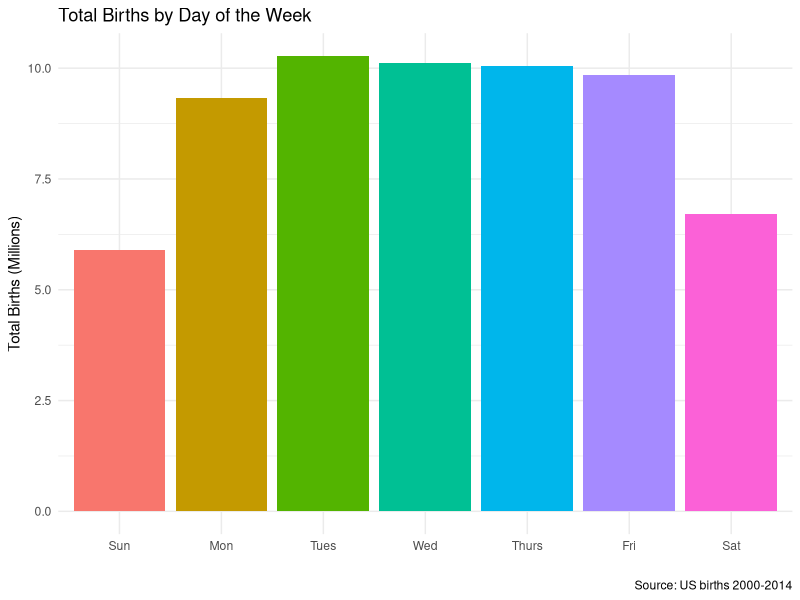
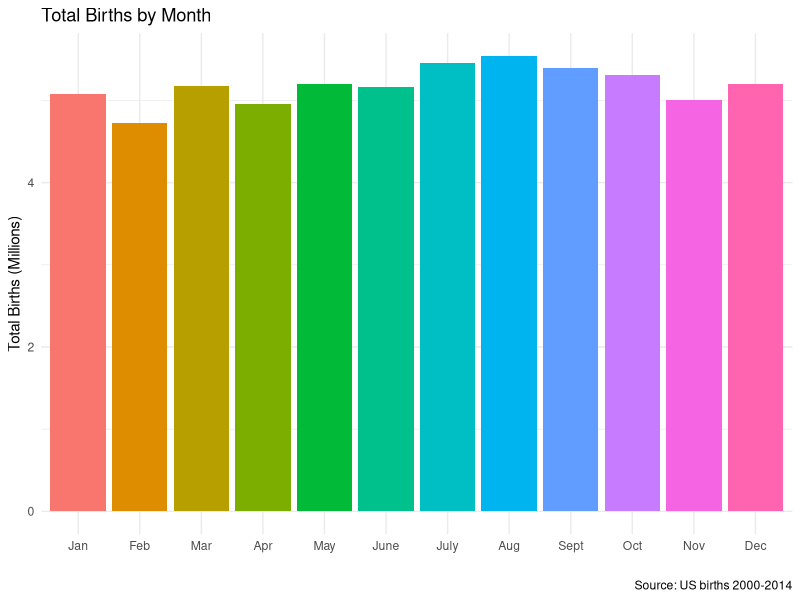
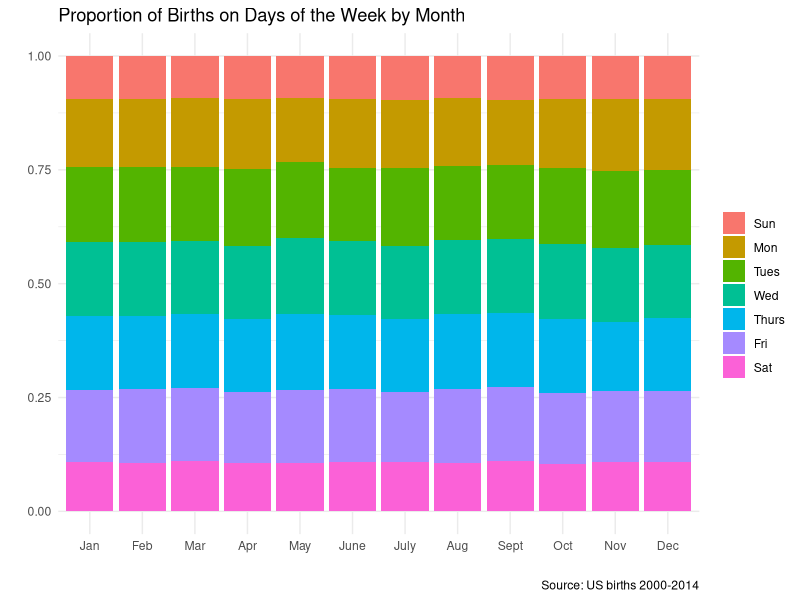
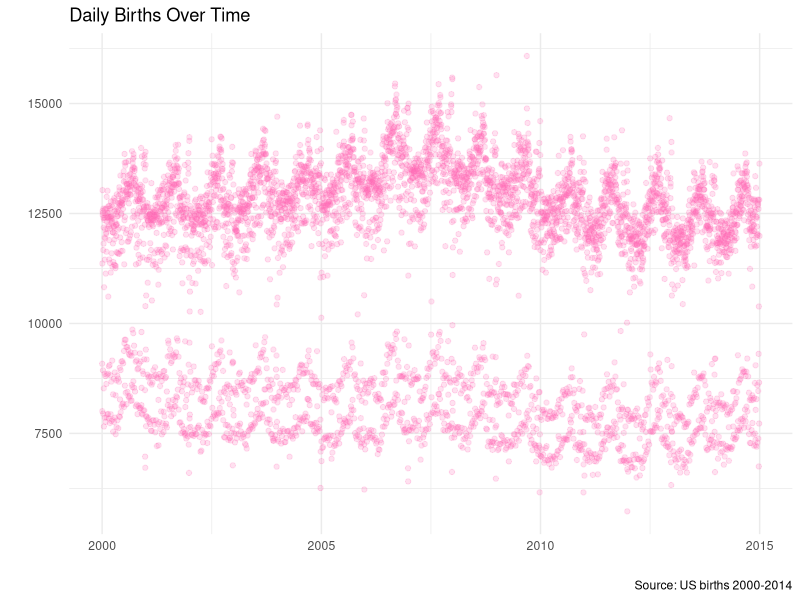
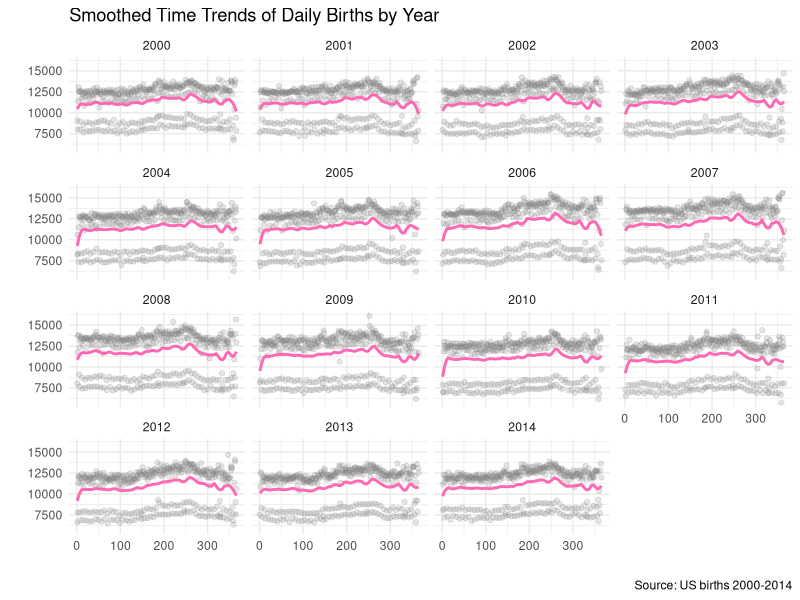
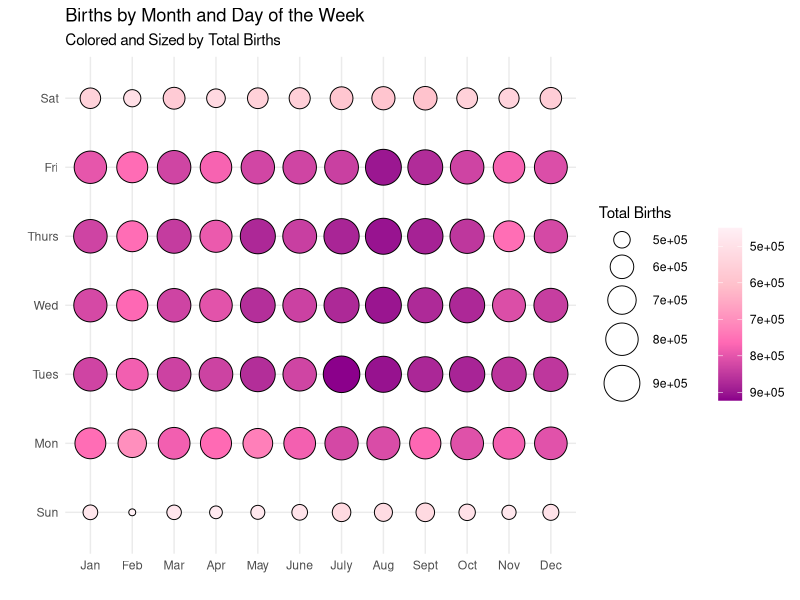

R code for these plots, in order:
## ---- chunk 1
knitr::opts_chunk$set(echo = TRUE)
## ---- chunk 2
library(tidyverse)
library(dplyr)
library(ggplot2)
library(lubridate)

birth <- read_csv("us_births_00_14.csv")

# check head, missing values, and data structure 
head(birth)
sum(is.na(birth))
str(birth)
## ---- chunk 3
# most popular birthday every month of every year 
birth %>% group_by(year, month) %>% filter(births == max(births)) 
# most popular birthdays 
birth %>% group_by(month, date_of_month) %>% summarise(birthday = sum(births)) %>% arrange(desc(birthday)) 
# births by day of week 
birth %>% group_by(day_of_week) %>% summarise(total_births_bydw = sum(births)) %>% arrange(desc(total_births_bydw))
# births by month 
birth %>% group_by(month) %>% summarise(total_births_bym = sum(births)) %>% arrange(desc(total_births_bym))
# births by year 
birth %>% group_by(year) %>% summarise(total_births_byy = sum(births)) %>% arrange(desc(total_births_byy))
## ---- chunk 4
birth %>% group_by(day_of_week) %>% summarise(total_births = sum(births)) %>% 
  mutate(day = factor(day_of_week, levels = c("Sun", "Mon", "Tues", "Wed", "Thurs", "Fri", "Sat"))) %>% 
  ggplot(aes(x = day, y = total_births/1000000, fill = day)) + geom_col() + 
  labs(title = "Total Births by Day of the Week", x = "", y = "Total Births (Millions)", caption = "Source: US births 2000-2014") +
  theme_minimal() + theme(legend.position = "none")
## ---- chunk 5
birth %>% group_by(month) %>% summarise(total_births = sum(births)) %>% 
  mutate(month = factor(month, levels = 1:12, labels = c("Jan", "Feb", "Mar", "Apr", "May", "June", "July", "Aug", "Sept", "Oct", "Nov", "Dec"))) %>% 
  ggplot(aes(x = month, y = total_births/1000000, fill = month)) + geom_col() + 
  labs(title = "Total Births by Month", x = "", y = "Total Births (Millions)", caption = "Source: US births 2000-2014") +
  theme_minimal() + theme(legend.position = "none")
## ---- chunk 6
birth %>% group_by(month, day_of_week) %>% summarise(total_births = sum(births)) %>%
  mutate(month = factor(month, levels = 1:12, labels = c("Jan", "Feb", "Mar", "Apr", "May", "June", "July", "Aug", "Sept", "Oct", "Nov", "Dec")),
         day_of_week = factor(day_of_week, levels = c("Sun", "Mon", "Tues", "Wed", "Thurs", "Fri", "Sat"))) %>%
  ggplot(aes(x = month, y = total_births/1000000, fill = day_of_week)) + geom_bar(stat = "identity", position = "fill") + 
  labs(title = "Proportion of Births on Days of the Week by Month", y = "", x = "", fill = "", caption = "Source: US births 2000-2014") + 
  theme_minimal() + theme(legend.position = "right")
## ---- chunk 7
ggplot(birth, aes(x = date, y = births)) +
  geom_point(color = "hotpink", alpha = .2) +
  labs(title = "Daily Births Over Time", x = "", y = "", caption = "Source: US births 2000-2014") +
  theme_minimal()
## ---- chunk 8
birth %>% mutate(day_of_year = yday(date)) %>% group_by(date, year, day_of_year) %>%
  summarise(total_births = sum(births), .groups = "drop") %>% 
  ggplot(aes(x = day_of_year, y = total_births)) + geom_point(alpha = 0.2, color = "gray50") +
  geom_smooth(method = "loess", span = 0.1, color = "hotpink", se = FALSE) +
  facet_wrap(~ year) + labs(title = "Smoothed Time Trends of Daily Births by Year", caption = "Source: US births 2000-2014",
    x = "", y = "") + theme_minimal() 
## ---- chunk 9
birth %>% group_by(month, day_of_week) %>% summarise(total_births = sum(births), .groups = "drop") %>%
  mutate(month = factor(month, levels = 1:12, labels = c("Jan", "Feb", "Mar", "Apr", "May", "June", "July", "Aug", "Sept", "Oct", "Nov", "Dec")), 
         day_of_week = factor(day_of_week, levels = c("Sun", "Mon", "Tues", "Wed", "Thurs", "Fri", "Sat"))) %>% 
  ggplot(aes(x = month, y = day_of_week)) +
  geom_point(aes(size = total_births, fill = total_births), shape = 21) +
  scale_size_continuous(range = c(2, 12), name = "Total Births", ) +  
  scale_fill_gradientn(colors = c("#fff0f5", "pink", "hotpink", "darkmagenta"), name = "", 
                       guide = guide_colorbar(reverse = TRUE,  barheight = unit(125, "pt"))) + 
  labs(title = "Births by Month and Day of the Week", subtitle = "Colored and Sized by Total Births", x = "", y = "") +
  theme_minimal() + theme(legend.position = "right", legend.box = "horizontal")
